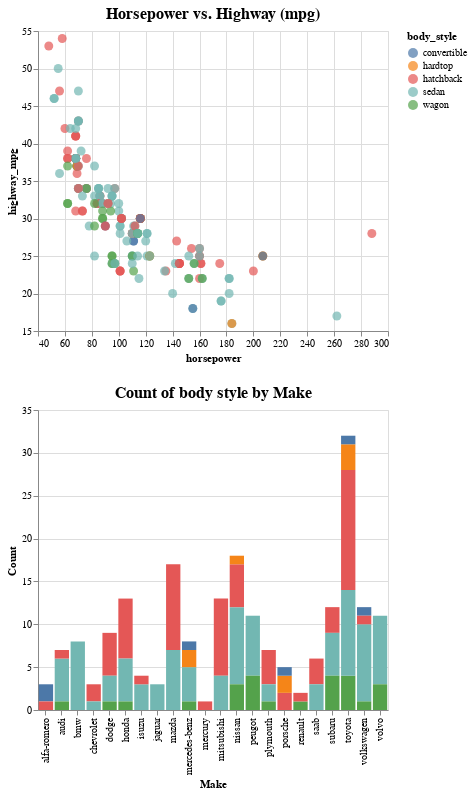

Here is the notebook cell this chart was saved with:
### Code cell
# Vertical concatenation
points & bars

### Figure 1 — Vega-Lite specification as saved in the notebook (floating-point values rounded to 4 significant figures; data arrays with more than 128 entries replaced by an {"elided": "..."} marker saying what was removed)
{"config": {"view": {"continuousWidth": 400, "continuousHeight": 300}}, "vconcat": [{"mark": {"type": "circle", "size": 80}, "encoding": {"color": {"condition": {"field": "body_style", "type": "nominal", "selection": "selector004"}, "value": "grey"}, "x": {"field": "horsepower", "scale": {"zero": false}, "type": "quantitative"}, "y": {"field": "highway_mpg", "scale": {"zero": false}, "type": "quantitative"}}, "height": 300, "selection": {"selector004": {"type": "interval"}}, "title": {"text": "Horsepower vs. Highway (mpg)", "fontSize": 16}, "width": 350}, {"mark": "bar", "encoding": {"color": {"field": "body_style", "type": "nominal"}, "x": {"axis": {"title": "Make"}, "field": "make", "type": "nominal"}, "y": {"aggregate": "count", "axis": {"title": "Count"}, "type": "quantitative"}}, "height": 300, "title": {"text": "Count of body style by Make", "fontSize": 16}, "transform": [{"filter": {"selection": "selector004"}}], "width": 350}], "data": {"name": "data-387f081f80cceeb89d7db8f93752da3d"}, "$schema": "https://vega.github.io/schema/vega-lite/v4.17.0.json", "datasets": {"data-387f081f80cceeb89d7db8f93752da3d": {"elided": "205 records"}}}
